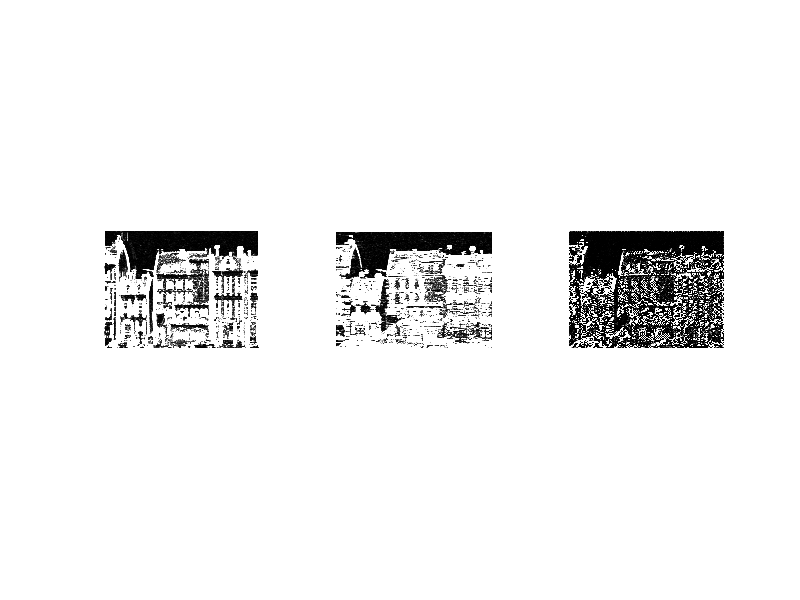
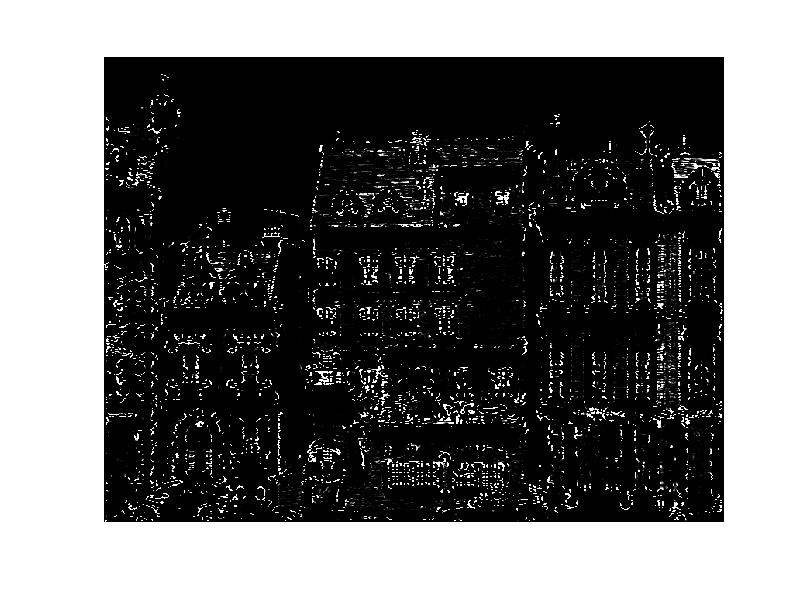
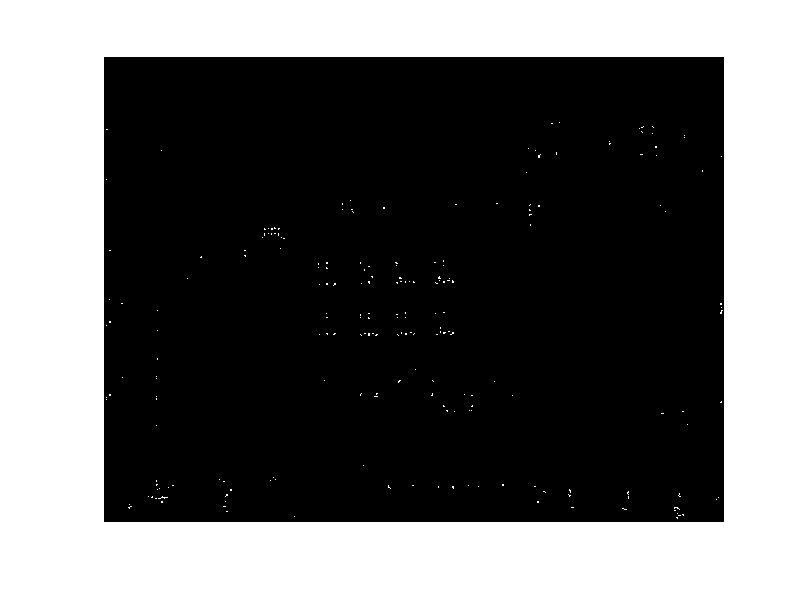
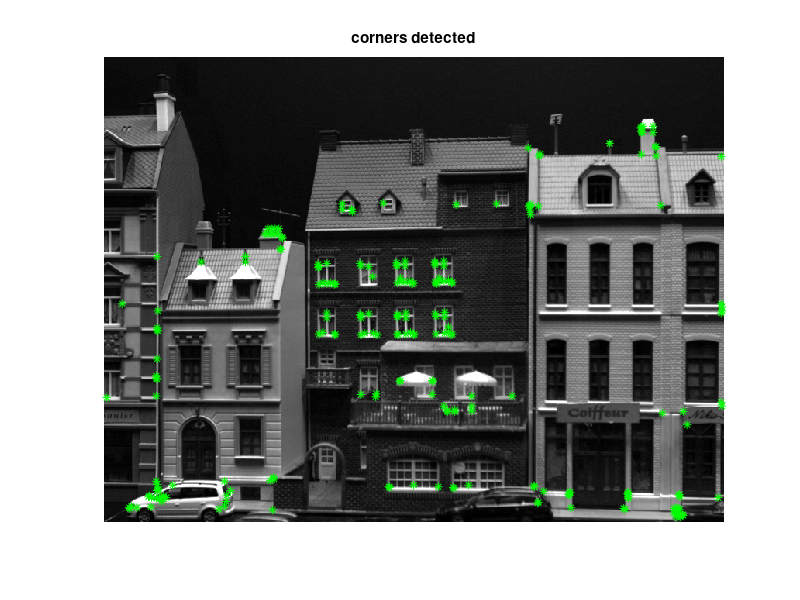

MATLAB code to generate these figures, in order: (Note: this script raises an error after producing the figures.)
clear all, clc, close all
load('TwoImageData.mat')
% figure(1)
%  imshow(im1)
 %r = xcorr2(im1,im2)
 %%
radius = 1;
sigma = 1.6;
k = 0.15;
t=sigma*sigma;
x=-3*ceil(sigma):3*ceil(sigma);
g=exp(-x.*x./(2*t))/sqrt(2*pi*t);
gx=(-x/t).*exp(-x.*x./(2*t))/sqrt(2*pi*t);

Ix= filter2(gx,im2,'same');
Ix= filter2(g',Ix,'same');
Iy= filter2(g,im2,'same');
Iy= filter2(gx',Iy,'same');

Ix2 = filter2(g, Ix.^2, 'same');
Iy2 = filter2(g, Iy.^2, 'same');
Ixy2 = filter2(g, Ix.*Iy, 'same');
figure(2)
subplot(1,3,1)
imshow(Ix2);
subplot(1,3,2)
imshow(Iy2);
subplot(1,3,3)
imshow(Ixy2); %less detail, only corners left

cim = (Ix2.*Iy2 - Ixy2.^2) - k*(Ix2 + Iy2).^2;
figure(3)
imshow(cim);
maxcim = max(cim(:));

t = maxcim*0.025; %0.025
cim(cim < t)=0; %non-maximum suppression
figure(4)
imshow(cim);
[r, c] = find(cim>0);
n=4;
s=2*n+1;
for i=sort(r(r>2))-1;
    for j=sort(c(c>2))-1;
p(i,j) = (cim(i,j) > cim(i+1,j)) & (cim(i,j) >= cim(i-1,j)) & (cim(i,j) > cim(i,j+1)) & (cim(i,j) >= cim(i,j-1));
%cim_new(r,c) = (cim(r,c) > cim(r+1,c)) & (cim(r,c) >= cim(r-1,c)) & (cim(r,c) > cim(r,c+1)) & (cim(r,c) >= cim(r,c-1));  
    end
end
[r1,c1]=find(p>0);


figure(5), imshow(im2), axis image, colormap(gray), hold on
plot(c1,r1,'g*'), title('corners detected');
figure(6) 
[r2, c2] = corner_detection(im2);
% P2= imcrop(im2,[c1(1),r1(1),s,s])
% P1= imcrop(im1,[c1(1),r1(1),s,s])
% p1=[c1(2:5),r1(2:5)];
% p2=[c1(6:9),r1(6:9)];
% [f1, vpts1] = extractFeatures(im1, p1);
% [f2, vpts2] = extractFeatures(im2, p2);
% indexPairs = matchFeatures(f1, f2) ;
% matchedPoints1 = vpts1(indexPairs(1:20, 1));
% matchedPoints2 = vpts2(indexPairs(1:20, 2));
% figure(7); ax = axes;
% showMatchedFeatures(im1,im2,matchedPoints1,matchedPoints2,'montage','Parent',ax);
% title(ax, 'Candidate point matches');

p1=[r1,c1]';
p2=[r2,c2]';
im1(p1)

% subplot(1,2,1)
% imshow(p1)
% subplot(1,2,2)
% imshow(p2);
dmax=inf;
[m1, m2, p1ind, p2ind, cormat] = matchbycorrelation(im1, p1, im2, p2, s, dmax);
figure(8)
showMatchedFeatures(im1,im2,m1',m2','montage');
% S1=sum(P1);S2=sum(P2);S11=sum(P1.^2);S12=sum(P1.*P2);S22=sum(P2.^2);
% nn=size(P1,1);
% cov = (1/nn-1)*(S12-((S1.*S2)/nn));
% var1 = (1/nn-1)*(S11-((S1.^2)/nn));
% var2 = (1/nn-1)*(S22-((S2.^2)/nn));
% 
% % cov=cov(P1,P2);
% % var1 = var(P1);
% % var2 = var(P2);
% cor = cov/sqrt(var1.*var2)

 
 %%
